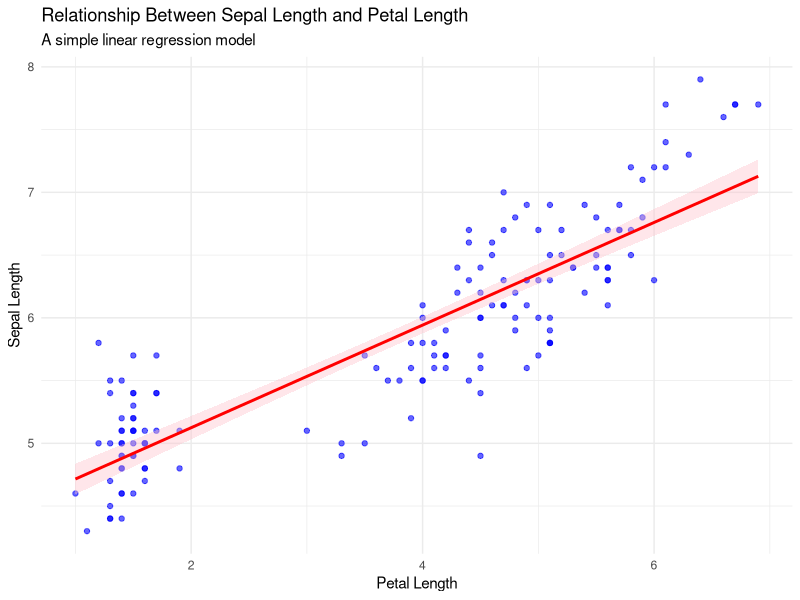

The R source for this figure:
## ---- chunk 1
#| message: false
#| warning: false
#| output: false
# Load dataset
data(iris)

# Fit linear regression model
model <- lm(Sepal.Length ~ Petal.Length, data = iris)
## ---- chunk 2
#| message: false
#| warning: false
#| output: true
# Display a visualization that helps explain the model
# Load necessary library
install.packages('ggplot2')
library(ggplot2)

# Create scatter plot with regression line
ggplot(iris, aes(x = Petal.Length, y = Sepal.Length)) +
  geom_point(color = "blue", alpha = 0.6) +  # Scatter points
  geom_smooth(method = "lm", color = "red", fill = "pink", se = TRUE) +  # Regression line
  labs(title = "Relationship Between Sepal Length and Petal Length",
       subtitle = "A simple linear regression model",
       x = "Petal Length",
       y = "Sepal Length") +
  theme_minimal()
## ---- chunk 3
#| message: false
#| warning: false
#| output: false
# Display model summary
summary(model)
## ---- chunk 4
# Load dataset
data(mtcars)

# Convert 'am' to a factor (0 = automatic, 1 = manual)
mtcars$am <- as.factor(mtcars$am)

# Fit a logistic regression model
model <- glm(am ~ mpg, data = mtcars, family = binomial)

# Summary of the model
summary(model)
